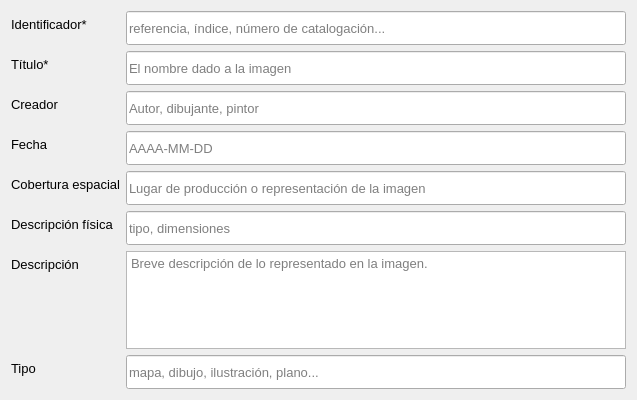
                       <widget class="QWidget" name="scrollAreaWidgetContents_4">
                        <property name="geometry">
                         <rect>
                          <x>0</x>
                          <y>0</y>
                          <width>633</width>
                          <height>400</height>
                         </rect>
                        </property>
                        <property name="styleSheet">
                         <string notr="true"/>
                        </property>
                        <layout class="QVBoxLayout" name="verticalLayout_11">
                         <item>
                          <layout class="QFormLayout" name="formLayout_4">
                           <item row="2" column="0">
                            <widget class="QLabel" name="tituloLabel_4">
                             <property name="font">
                              <font>
                               <pointsize>10</pointsize>
                              </font>
                             </property>
                             <property name="text">
                              <string>Título*</string>
                             </property>
                            </widget>
                           </item>
                           <item row="2" column="1">
                            <widget class="QLineEdit" name="tituloimagenlineEdit">
                             <property name="minimumSize">
                              <size>
                               <width>500</width>
                               <height>34</height>
                              </size>
                             </property>
                             <property name="maximumSize">
                              <size>
                               <width>500</width>
                               <height>34</height>
                              </size>
                             </property>
                             <property name="font">
                              <font>
                               <pointsize>10</pointsize>
                              </font>
                             </property>
                             <property name="layoutDirection">
                              <enum>Qt::LeftToRight</enum>
                             </property>
                             <property name="placeholderText">
                              <string>El nombre dado a la imagen</string>
                             </property>
                            </widget>
                           </item>
                           <item row="3" column="0">
                            <widget class="QLabel" name="tituloLabel_5">
                             <property name="font">
                              <font>
                               <pointsize>10</pointsize>
                              </font>
                             </property>
                             <property name="text">
                              <string>Creador</string>
                             </property>
                            </widget>
                           </item>
                           <item row="3" column="1">
                            <widget class="QLineEdit" name="creadorimagenlineEdit">
                             <property name="minimumSize">
                              <size>
                               <width>500</width>
                               <height>34</height>
                              </size>
                             </property>
                             <property name="maximumSize">
                              <size>
                               <width>500</width>
                               <height>34</height>
                              </size>
                             </property>
                             <property name="font">
                              <font>
                               <pointsize>10</pointsize>
                              </font>
                             </property>
                             <property name="layoutDirection">
                              <enum>Qt::LeftToRight</enum>
                             </property>
                             <property name="placeholderText">
                              <string>Autor, dibujante, pintor</string>
                             </property>
                            </widget>
                           </item>
                           <item row="6" column="0">
                            <widget class="QLabel" name="tituloLabel_6">
                             <property name="font">
                              <font>
                               <pointsize>10</pointsize>
                              </font>
                             </property>
                             <property name="text">
                              <string>Fecha</string>
                             </property>
                            </widget>
                           </item>
                           <item row="6" column="1">
                            <widget class="QLineEdit" name="fechaimagenlineEdit">
                             <property name="minimumSize">
                              <size>
                               <width>500</width>
                               <height>34</height>
                              </size>
                             </property>
                             <property name="maximumSize">
                              <size>
                               <width>500</width>
                               <height>34</height>
                              </size>
                             </property>
                             <property name="font">
                              <font>
                               <pointsize>10</pointsize>
                              </font>
                             </property>
                             <property name="layoutDirection">
                              <enum>Qt::LeftToRight</enum>
                             </property>
                             <property name="placeholderText">
                              <string>AAAA-MM-DD</string>
                             </property>
                            </widget>
                           </item>
                           <item row="7" column="0">
                            <widget class="QLabel" name="label_6">
                             <property name="font">
                              <font>
                               <pointsize>10</pointsize>
                              </font>
                             </property>
                             <property name="text">
                              <string>Cobertura espacial</string>
                             </property>
                            </widget>
                           </item>
                           <item row="7" column="1">
                            <widget class="QLineEdit" name="coberturaespacialimagenlineEdit">
                             <property name="minimumSize">
                              <size>
                               <width>500</width>
                               <height>34</height>
                              </size>
                             </property>
                             <property name="maximumSize">
                              <size>
                               <width>500</width>
                               <height>34</height>
                              </size>
                             </property>
                             <property name="font">
                              <font>
                               <pointsize>10</pointsize>
                              </font>
                             </property>
                             <property name="placeholderText">
                              <string>Lugar de producción o representación de la imagen</string>
                             </property>
                            </widget>
                           </item>
                           <item row="10" column="0">
                            <widget class="QLabel" name="tituloLabel_7">
                             <property name="font">
                              <font>
                               <pointsize>10</pointsize>
                              </font>
                             </property>
                             <property name="text">
                              <string>Descripción física</string>
                             </property>
                            </widget>
                           </item>
                           <item row="10" column="1">
                            <widget class="QLineEdit" name="descripcionfisicaimagenlineEdit">
                             <property name="minimumSize">
                              <size>
                               <width>500</width>
                               <height>34</height>
                              </size>
                             </property>
                             <property name="maximumSize">
                              <size>
                               <width>500</width>
                               <height>34</height>
                              </size>
                             </property>
                             <property name="font">
                              <font>
                               <pointsize>10</pointsize>
                              </font>
                             </property>
                             <property name="layoutDirection">
                              <enum>Qt::LeftToRight</enum>
                             </property>
                             <property name="placeholderText">
                              <string>tipo, dimensiones</string>
                             </property>
                            </widget>
                           </item>
                           <item row="11" column="0">
                            <widget class="QLabel" name="numextLabel_4">
                             <property name="font">
                              <font>
                               <pointsize>10</pointsize>
                              </font>
                             </property>
                             <property name="text">
                              <string>Descripción</string>
                             </property>
                            </widget>
                           </item>
                           <item row="11" column="1">
                            <widget class="QPlainTextEdit" name="descripcionimagenlineEdit">
                             <property name="sizePolicy">
                              <sizepolicy hsizetype="Expanding" vsizetype="Expanding">
                               <horstretch>0</horstretch>
                               <verstretch>0</verstretch>
                              </sizepolicy>
                             </property>
                             <property name="minimumSize">
                              <size>
                               <width>500</width>
                               <height>70</height>
                              </size>
                             </property>
                             <property name="maximumSize">
                              <size>
                               <width>500</width>
                               <height>250</height>
                              </size>
                             </property>
                             <property name="font">
                              <font>
                               <pointsize>10</pointsize>
                              </font>
                             </property>
                             <property name="styleSheet">
                              <string notr="true">Breve resumen del tema del documento</string>
                             </property>
                             <property name="placeholderText">
                              <string>Breve descripción de lo representado en la imagen. </string>
                             </property>
                            </widget>
                           </item>
                           <item row="12" column="0">
                            <widget class="QLabel" name="identificadoresLabel_5">
                             <property name="font">
                              <font>
                               <pointsize>10</pointsize>
                              </font>
                             </property>
                             <property name="text">
                              <string>Tipo</string>
                             </property>
                            </widget>
                           </item>
                           <item row="12" column="1">
                            <widget class="QLineEdit" name="tipoimagenlineEdit">
                             <property name="minimumSize">
                              <size>
                               <width>500</width>
                               <height>34</height>
                              </size>
                             </property>
                             <property name="maximumSize">
                              <size>
                               <width>500</width>
                               <height>34</height>
                              </size>
                             </property>
                             <property name="font">
                              <font>
                               <pointsize>10</pointsize>
                              </font>
                             </property>
                             <property name="text">
                              <string/>
                             </property>
                             <property name="placeholderText">
                              <string>mapa, dibujo, ilustración, plano...</string>
                             </property>
                            </widget>
                           </item>
                           <item row="1" column="1">
                            <widget class="QLineEdit" name="identificadoresimagenlineEdit">
                             <property name="minimumSize">
                              <size>
                               <width>500</width>
                               <height>34</height>
                              </size>
                             </property>
                             <property name="maximumSize">
                              <size>
                               <width>500</width>
                               <height>34</height>
                              </size>
                             </property>
                             <property name="font">
                              <font>
                               <pointsize>10</pointsize>
                              </font>
                             </property>
                             <property name="placeholderText">
                              <string>referencia, índice, número de catalogación...</string>
                             </property>
                            </widget>
                           </item>
                           <item row="1" column="0">
                            <widget class="QLabel" name="identificadoresLabel_4">
                             <property name="font">
                              <font>
                               <pointsize>10</pointsize>
                              </font>
                             </property>
                             <property name="text">
                              <string>Identificador*</string>
                             </property>
                            </widget>
                           </item>
                          </layout>
                         </item>
                        </layout>
                       </widget>
